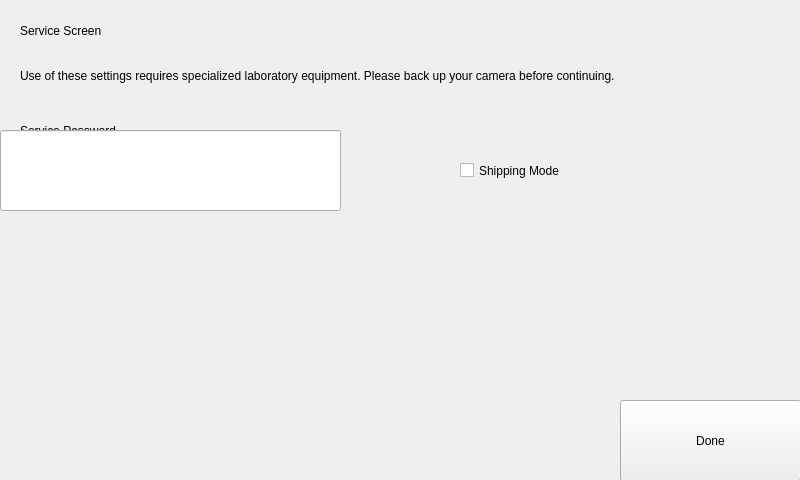
<?xml version="1.0" encoding="UTF-8"?>
<ui version="4.0">
 <class>ServiceScreenLocked</class>
 <widget class="QWidget" name="ServiceScreenLocked">
  <property name="geometry">
   <rect>
    <x>0</x>
    <y>0</y>
    <width>800</width>
    <height>480</height>
   </rect>
  </property>
  <property name="windowTitle">
   <string notr="true">Service Screen</string>
  </property>
  <widget class="Backdrop" name="backdrop">
   <property name="geometry">
    <rect>
     <x>0</x>
     <y>0</y>
     <width>801</width>
     <height>481</height>
    </rect>
   </property>
  </widget>
  <widget class="HeaderLabel" name="headerlabel">
   <property name="geometry">
    <rect>
     <x>20</x>
     <y>10</y>
     <width>241</width>
     <height>41</height>
    </rect>
   </property>
   <property name="text">
    <string>Service Screen</string>
   </property>
  </widget>
  <widget class="Label" name="label">
   <property name="geometry">
    <rect>
     <x>20</x>
     <y>50</y>
     <width>711</width>
     <height>51</height>
    </rect>
   </property>
   <property name="text">
    <string>Use of these settings requires specialized laboratory equipment. Please back up your camera before continuing.</string>
   </property>
   <property name="wordWrap">
    <bool>true</bool>
   </property>
  </widget>
  <widget class="Label" name="label_2">
   <property name="geometry">
    <rect>
     <x>20</x>
     <y>120</y>
     <width>301</width>
     <height>21</height>
    </rect>
   </property>
   <property name="text">
    <string>Service Password</string>
   </property>
  </widget>
  <widget class="LineEdit" name="uiPassword">
   <property name="geometry">
    <rect>
     <x>0</x>
     <y>130</y>
     <width>341</width>
     <height>81</height>
    </rect>
   </property>
  </widget>
  <widget class="Button" name="uiDone">
   <property name="geometry">
    <rect>
     <x>620</x>
     <y>400</y>
     <width>181</width>
     <height>81</height>
    </rect>
   </property>
   <property name="text">
    <string>Done</string>
   </property>
  </widget>
  <widget class="CheckBox" name="uiShippingMode">
   <property name="geometry">
    <rect>
     <x>460</x>
     <y>130</y>
     <width>231</width>
     <height>81</height>
    </rect>
   </property>
   <property name="text">
    <string>Shipping Mode</string>
   </property>
  </widget>
  <widget class="FeedbackLabel" name="shippingModeMessage">
   <property name="geometry">
    <rect>
     <x>480</x>
     <y>210</y>
     <width>211</width>
     <height>81</height>
    </rect>
   </property>
  </widget>
 </widget>
 <customwidgets>
  <customwidget>
   <class>Backdrop</class>
   <extends>QLabel</extends>
   <header>backdrop</header>
  </customwidget>
  <customwidget>
   <class>Button</class>
   <extends>QPushButton</extends>
   <header>button</header>
  </customwidget>
  <customwidget>
   <class>CheckBox</class>
   <extends>QCheckBox</extends>
   <header>check_box</header>
  </customwidget>
  <customwidget>
   <class>FeedbackLabel</class>
   <extends>QLabel</extends>
   <header>feedback_label</header>
  </customwidget>
  <customwidget>
   <class>HeaderLabel</class>
   <extends>QLabel</extends>
   <header>header_label</header>
  </customwidget>
  <customwidget>
   <class>Label</class>
   <extends>QLabel</extends>
   <header>label</header>
  </customwidget>
  <customwidget>
   <class>LineEdit</class>
   <extends>QLineEdit</extends>
   <header>line_edit</header>
  </customwidget>
 </customwidgets>
 <resources/>
 <connections/>
</ui>
